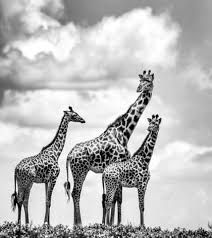
%> input picture safari_2d.jpg, 212 x 238 px
$ octave konvolusyon_sobel.m   (GNU Octave 9; MATLAB toolbox functions it lacks are replaced by stand-ins)
%> lines starting %> are read from the running program, lines starting %| are printed output that depends on the picture; in (x1, y1, x2, y2) boxes, pixels count from 0 and x2, y2 are one past the last pixel; in counts of white or black regions, pixels touching at a corner belong together; the program's own positions count from 1
% Örnek dosyanın 3x3 konvolüsyon ile Sobel filtresini alan fonksiyon

A = imread ('C:\Users\Mehmet Kamil\Desktop\octave\safari_2d.jpg');
%> A is the input picture: size 238x212 uint8; min 0, max 255, mean 187.2
sat = size(A)*[1;0];
%> sat = 238
sut = size(A)*[0;1];
%> sut = 212

for i=1:sat
  for j=1:sut
    B(i+1, j+1) = A(i, j);

 	  if i == 1
	    B(1, j) = A(1, j);
	  end

    if i == sat
	    B(sat+2, j+1) = A(sat, j);
	  end

	  if j == 1
	    B(i+1, 1) = A(i, 1);
	  end

	  if j == sut
	    B(i+1, sut+2) = A(i, sut);
	  end
  end
end
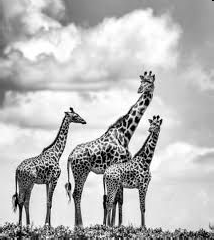
%> B: size 240x214 uint8; min 0, max 255, mean 186.6

B(1, 1) = A(1, 1);
B(sat+2, 1) = A(sat, 1);
%> B: size 240x214 uint8; under 0.01% of pixels changed, all inside (x1, y1, x2, y2) = (0, 239, 1, 240)
B(1, sut+2) = A(1, sut);
%> B: size 240x214 uint8; min 0, max 255, mean 186.6; mean of the top-left, top-right, bottom-left and bottom-right quarters 199.1, 197.6, 171.4, 178.4
B(sat+2, sut+2) = A(sat, sut);

A = 0;
A = B;

orj = double(A);
cnvx = [-1 0 1; -2 0 2; -1 0 1];
cnvy = [1 2 1; 0 0 0; -1 -2 -1];

for i=1:sat
  for j=1:sut
    tmp = [orj(i, j) orj(i, j+1) orj(i, j+2);
    orj(i+1, j) orj(i+1, j+1) orj(i+1, j+2);
    orj(i+2, j) orj(i+2, j+1) orj(i+2, j+2)];

    Bx = uint8(sum(sum(tmp.*cnvx)));
    By = uint8(sum(sum(tmp.*cnvy)));
    Bxy = floor(Bx + By);

    Ax(i, j) = Bx;
    Ay(i, j) = By;
    Axy(i, j) = Bxy;
  end
end
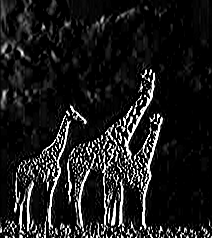
%> Ax: size 238x212 uint8; min 0, max 255, mean 28
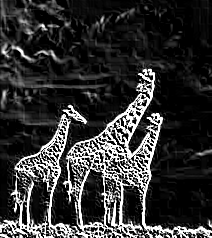
%> Axy: size 238x212 uint8; min 0, max 255, mean 49.8
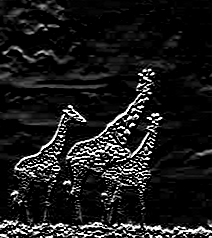
%> Ay: size 238x212 uint8; min 0, max 255, mean 26.6

imwrite(Ax, 'C:\Users\Mehmet Kamil\Desktop\octave\safari_2d_konvolusyon_sobel_x.jpg');
imwrite(Ay, 'C:\Users\Mehmet Kamil\Desktop\octave\safari_2d_konvolusyon_sobel_y.jpg');
imwrite(Axy, 'C:\Users\Mehmet Kamil\Desktop\octave\safari_2d_konvolusyon_sobel_xy.jpg');
